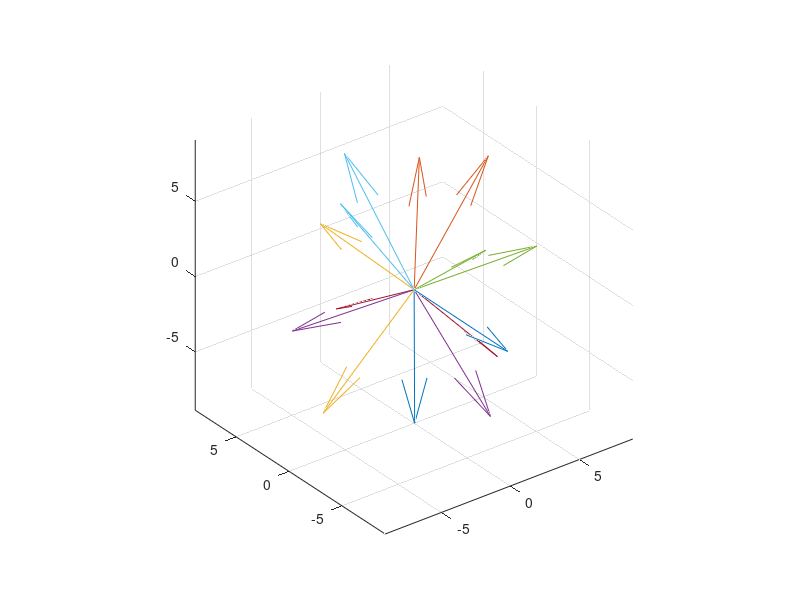

The MATLAB source for this figure: (Note: this script raises an error after producing the figure.)
clc, clear variables
%%

acc = [-0.2074, -10.0939, 0.1500; ...
       -0.1393, -7.6961, 6.4812; ...
       0.0819, -0.4411, 9.9462; ...
        -0.0090, 7.3029, 6.7120; ...
        -0.0039, 9.8427, 0.3684; ...
        0.0484, 8.2344, -5.2068; ...
        -0.3165, -8.4212, -5.3795; ...
         -0.1101, -0.1947, -9.7248; ...
         9.7277, -0.1930, -0.1043; ...
         5.6753, -0.3891, 8.0656; ...
         -5.7033, 0.2999, 8.2085; ...
         -6.7843, 0.7189, -7.0640; ...
         6.5416, -0.2196, -7.1359; ...
         -9.9432, -0.1684, 0.5199];


figure(1)
for i = 1:size(acc, 1)
    quiver3(0, 0, 0, acc(i,1), acc(i,2), acc(i,3)), grid on, hold on
end
hold off
axis equal

[A, b, expmfs] = magcal(acc, 'sym')


[A, b, expmfs] = magcal(acc, 'eye')

[A, b, expmfs] = magcal(acc - b, 'eye')